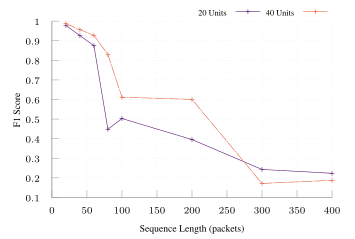

This chart was generated by the following gnuplot code:
set terminal tikz standalone color size 9cm,6cm font '\scriptsize' preamble '\usepackage{microtype} \usepackage{times} \usepackage[T1]{fontenc} \usepackage{siunitx}\sisetup{detect-all}'
set output "cubic-vs-bbr-f1.tex"

load "gnuplot-palettes/inferno.pal"

set style line 102 lc rgb '#a0a0a0' lt 1 lw 1
set border ls 102
set colorbox border 102
set key textcolor rgb "black"
set tics textcolor rgb "black"
set label textcolor rgb "black"

set border 3
set grid x y
set xtics nomirror
set ytics nomirror

#set key autotitle columnhead
set datafile separator ","

set xlabel "Sequence Length (packets)"
set ylabel "F1 Score"

# set yrange [0.0:1.0]
set key outside top horizontal
set key font ",6"

plot "< awk -F, '$3==20 { print $0 }' ../results/lstm-results.csv" u 1:6 w linespoints title "20 Units" ls 3 dt 1, \
     "< awk -F, '$3==40 { print $0 }' ../results/lstm-results.csv" u 1:6 w linespoints title "40 Units"  ls 6 dt (18,2,2,2)
     # '../lstm-results.csv' u 1:3 w lines title "40 Units" ls 6 dt (18,2,2,2)
